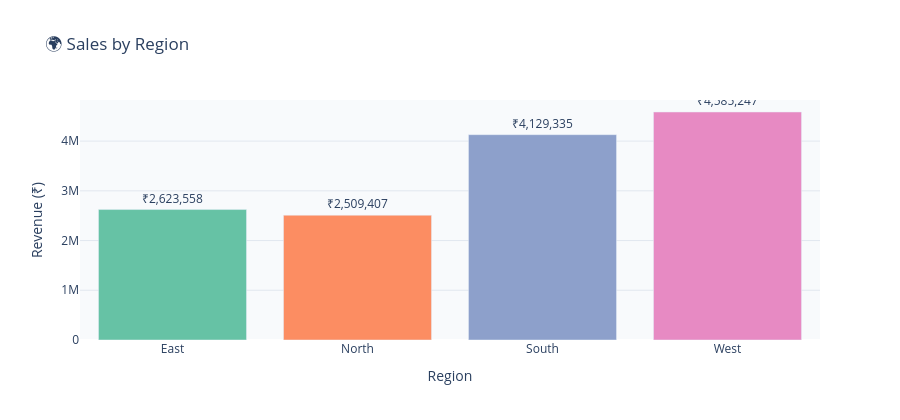

The notebook cell saved with this chart:
### Markdown cell above
## 🌍 Step 7 — Regional Sales Performance

### Code cell
region = df.groupby('Region').agg(
    Total_Revenue=('Total_Sales','sum'),
    Total_Orders=('Order_ID','count'),
    Units_Sold=('Units_Sold','sum')
).reset_index()

fig3 = px.bar(region, x='Region', y='Total_Revenue',
              color='Region', text='Total_Revenue',
              title='🌍 Sales by Region',
              labels={'Total_Revenue': 'Revenue (₹)'},
              color_discrete_sequence=px.colors.qualitative.Set2)
fig3.update_traces(texttemplate='₹%{text:,.0f}', textposition='outside')
fig3.update_layout(
    paper_bgcolor='white', plot_bgcolor='#f8fafc',
    title_font_size=17, height=420, showlegend=False,
    yaxis=dict(gridcolor='#e2e8f0')
)
fig3.show()

display(region.style.format({'Total_Revenue': '₹{:,.0f}', 'Units_Sold': '{:,}'}).set_caption('Regional Summary Table'))

### Figure 1 — Plotly figure (JSON) as saved in the notebook; plotly's stock layout.template omitted (floating-point values rounded to 4 significant figures)
{"data": [{"hovertemplate": "Region=%{x}<br>Revenue (₹)=%{text}<extra></extra>", "legendgroup": "East", "marker": {"color": "rgb(102,194,165)", "pattern": {"shape": ""}}, "name": "East", "orientation": "v", "showlegend": true, "text": [2624000.0], "textposition": "outside", "texttemplate": "₹%{text:,.0f}", "type": "bar", "x": ["East"], "xaxis": "x", "y": [2623558], "yaxis": "y"}, {"hovertemplate": "Region=%{x}<br>Revenue (₹)=%{text}<extra></extra>", "legendgroup": "North", "marker": {"color": "rgb(252,141,98)", "pattern": {"shape": ""}}, "name": "North", "orientation": "v", "showlegend": true, "text": [2509000.0], "textposition": "outside", "texttemplate": "₹%{text:,.0f}", "type": "bar", "x": ["North"], "xaxis": "x", "y": [2509407], "yaxis": "y"}, {"hovertemplate": "Region=%{x}<br>Revenue (₹)=%{text}<extra></extra>", "legendgroup": "South", "marker": {"color": "rgb(141,160,203)", "pattern": {"shape": ""}}, "name": "South", "orientation": "v", "showlegend": true, "text": [4129000.0], "textposition": "outside", "texttemplate": "₹%{text:,.0f}", "type": "bar", "x": ["South"], "xaxis": "x", "y": [4129335], "yaxis": "y"}, {"hovertemplate": "Region=%{x}<br>Revenue (₹)=%{text}<extra></extra>", "legendgroup": "West", "marker": {"color": "rgb(231,138,195)", "pattern": {"shape": ""}}, "name": "West", "orientation": "v", "showlegend": true, "text": [4585000.0], "textposition": "outside", "texttemplate": "₹%{text:,.0f}", "type": "bar", "x": ["West"], "xaxis": "x", "y": [4585247], "yaxis": "y"}], "layout": {"barmode": "relative", "height": 420, "legend": {"title": {"text": "Region"}, "tracegroupgap": 0}, "paper_bgcolor": "white", "plot_bgcolor": "#f8fafc", "showlegend": false, "title": {"font": {"size": 17}, "text": "🌍 Sales by Region"}, "xaxis": {"anchor": "y", "categoryarray": ["East", "North", "South", "West"], "categoryorder": "array", "domain": [0, 1], "title": {"text": "Region"}}, "yaxis": {"anchor": "x", "domain": [0, 1], "gridcolor": "#e2e8f0", "title": {"text": "Revenue (₹)"}}}}
